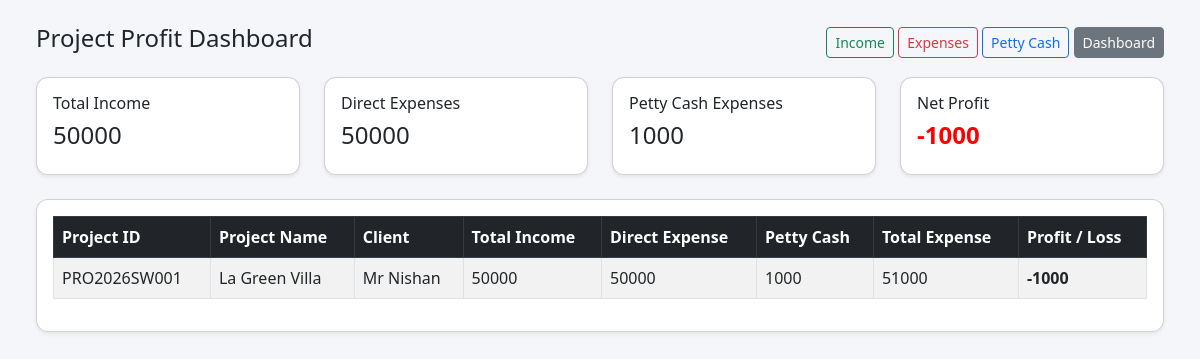
/project-profit/ (signed in), run on an earlier commit of the app's database.
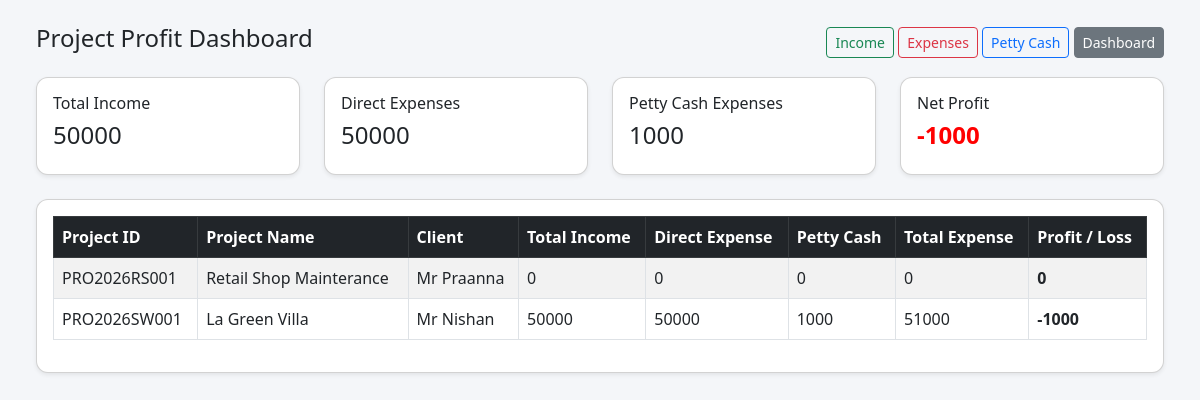
And on a later commit of the database.
### pos/models.py (models this page shows, shortened)
class Project(models.Model):
    PROJECT_TYPE_CHOICES = [
        ("BL", "Building"),
        ("SW", "Swimming Pool"),
        ("RS", "Retail Shop"),
    ]
    project_id = models.CharField(max_length=50, unique=True)
    project_name = models.CharField(max_length=200)
    project_type = models.CharField(max_length=10, choices=PROJECT_TYPE_CHOICES)
    client_name = models.CharField(max_length=200)
    location = models.CharField(max_length=200, blank=True, null=True)
    estimated_value = models.DecimalField(max_digits=12, decimal_places=2, default=0)
    status = models.CharField(max_length=20, default="active")
    created_by = models.ForeignKey(User, on_delete=models.SET_NULL, null=True)
    created_at = models.DateTimeField(auto_now_add=True)
    class Meta:
        ordering = ["-created_at"]

### pos/views.py (the view)
# urls.py: path('project-profit/', views.project_profit_dashboard, name='project_profit_dashboard'),
@user_passes_test(can_use_project)
def project_profit_dashboard(request):
    projects = Project.objects.all().order_by("-created_at")
    project_rows = []
    for project in projects:
        direct_expense = project.expenses.aggregate(total=Sum("amount"))["total"] or Decimal("0")
        petty_cash_expense = ProjectPettyCashExpense.objects.filter(project=project).aggregate(total=Sum("amount"))["total"] or Decimal("0")
        total_income = project.incomes.aggregate(total=Sum("amount"))["total"] or Decimal("0")
        total_expense = Decimal(str(direct_expense)) + Decimal(str(petty_cash_expense))
        profit = Decimal(str(total_income)) - total_expense
        project_rows.append({
            "project": project,
            "total_income": total_income,
            "direct_expense": direct_expense,
            "petty_cash_expense": petty_cash_expense,
            "total_expense": total_expense,
            "profit": profit,
        })
    grand_income = sum([row["total_income"] for row in project_rows], Decimal("0"))
    grand_direct_expense = sum([row["direct_expense"] for row in project_rows], Decimal("0"))
    grand_petty_cash = sum([row["petty_cash_expense"] for row in project_rows], Decimal("0"))
    grand_total_expense = sum([row["total_expense"] for row in project_rows], Decimal("0"))
    grand_profit = sum([row["profit"] for row in project_rows], Decimal("0"))
    return render(request, "pos/project_profit_dashboard.html", {
        "project_rows": project_rows,
        "grand_income": grand_income,
        "grand_direct_expense": grand_direct_expense,
        "grand_petty_cash": grand_petty_cash,
        "grand_total_expense": grand_total_expense,
        "grand_profit": grand_profit,
    })

### pos/views.py (called while the page is built)
def is_owner(user):
    return user.is_superuser or user.groups.filter(name__iexact="Owner").exists()

def can_use_project(user):
    return is_owner(user) or is_manager(user) or is_clerk(user) or is_cashier(user)

### pos/templates/pos/project_profit_dashboard.html (shortened to what this page needs)
<!DOCTYPE html>
<html>
<head>
    <link href="https://cdn.jsdelivr.net/npm/bootstrap@5.3.0/dist/css/bootstrap.min.css" rel="stylesheet">
</head>
<body class="p-4">
<div class="container-fluid">
    <div class="d-flex justify-content-between align-items-center mb-3">
        <h4>Project Profit Dashboard</h4>
        <div>
            <a href="{% url 'project_income_list' %}" class="btn btn-outline-success btn-sm">Income</a>
            <a href="{% url 'project_expense_list' %}" class="btn btn-outline-danger btn-sm">Expenses</a>
            <a href="{% url 'petty_cash_list' %}" class="btn btn-outline-primary btn-sm">Petty Cash</a>
            <a href="{% url 'dashboard' %}" class="btn btn-secondary btn-sm">Dashboard</a>
        </div>
    </div>
    <div class="row mb-3">
        <div class="col-md-3 mb-2">
            <div class="card shadow-sm p-3">
                <h6>Total Income</h6>
                <h4>{{ grand_income }}</h4>
            </div>
        </div>
        <div class="col-md-3 mb-2">
            <div class="card shadow-sm p-3">
                <h6>Direct Expenses</h6>
                <h4>{{ grand_direct_expense }}</h4>
            </div>
        </div>
        <div class="col-md-3 mb-2">
            <div class="card shadow-sm p-3">
                <h6>Petty Cash Expenses</h6>
                <h4>{{ grand_petty_cash }}</h4>
            </div>
        </div>
        <div class="col-md-3 mb-2">
            <div class="card shadow-sm p-3">
                <h6>Net Profit</h6>
                <h4 class="{% if grand_profit >= 0 %}profit-positive{% else %}profit-negative{% endif %}">
                    {{ grand_profit }}
                </h4>
            </div>
        </div>
    </div>
    <div class="card shadow-sm p-3">
        <div class="table-responsive">
            <table class="table table-bordered table-striped bg-white">
                <thead class="table-dark">
                    <tr>
                        <th>Project ID</th>
                        <th>Project Name</th>
                        <th>Client</th>
                        <th>Total Income</th>
                        <th>Direct Expense</th>
                        <th>Petty Cash</th>
                        <th>Total Expense</th>
                        <th>Profit / Loss</th>
                    </tr>
                </thead>
                <tbody>
                    {% for row in project_rows %}
                    <tr>
                        <td>{{ row.project.project_id }}</td>
                        <td>{{ row.project.project_name }}</td>
                        <td>{{ row.project.client_name }}</td>
                        <td>{{ row.total_income }}</td>
                        <td>{{ row.direct_expense }}</td>
                        <td>{{ row.petty_cash_expense }}</td>
                        <td>{{ row.total_expense }}</td>
                        <td class="{% if row.profit >= 0 %}profit-positive{% else %}profit-negative{% endif %}">
                            {{ row.profit }}
                        </td>
                    </tr>
                    {% empty %}
                    <tr>
                        <td colspan="8" class="text-center">No project data found</td>
                    </tr>
                    {% endfor %}
                </tbody>

### pos/templates/pos/project_profit_dashboard.html (style rules this page uses)
body { background: #f4f6f9; }
.card { border-radius: 12px; }
.profit-positive { color: green; font-weight: bold; }
.profit-negative { color: red; font-weight: bold; }

What changed in the data, as far as the page shows it:
added Project: project.project_id "PRO2026RS001", project.project_name "Retail Shop Mainterance", project.client_name "Mr Praanna", total_income "0", direct_expense "0", petty_cash_expense "0", total_expense "0", profit "0"
